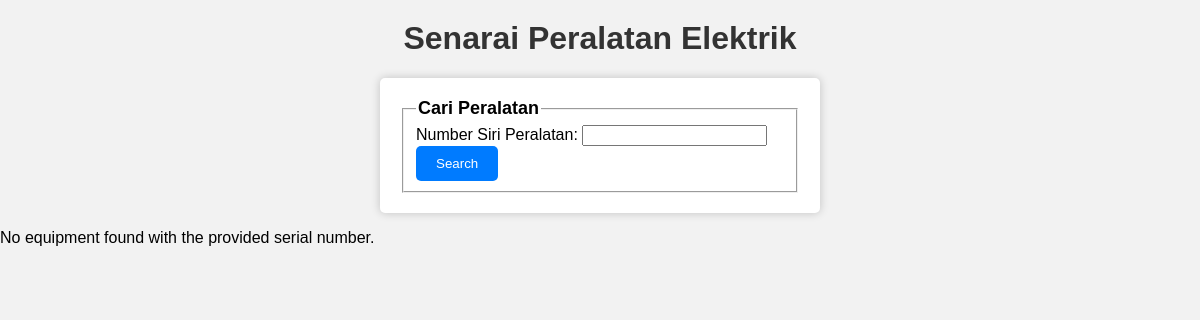
/admin/peralatan.php?nosiri=001, run on an earlier commit of the app's database.
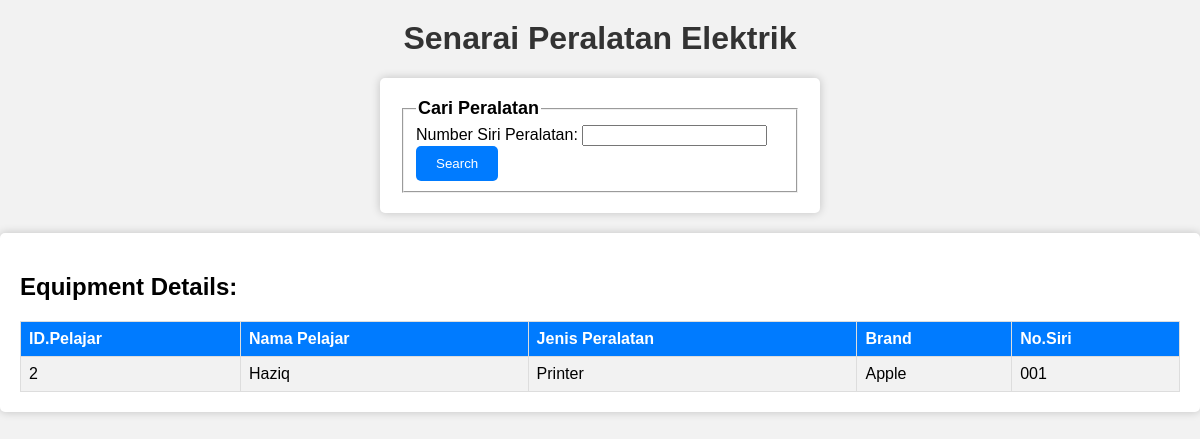
And on a later commit of the database.
### tables this page shows
CREATE TABLE `peralatan` (
  `idperalatan` int(11) NOT NULL,
  `pelajar` varchar(50) NOT NULL,
  `jenisperalatan` varchar(30) NOT NULL,
  `jenama` varchar(30) NOT NULL,
  `nosiri` varchar(100) NOT NULL
);

### admin/peralatan.php (the view, shortened to what this page needs)
<!DOCTYPE html>
<html lang="en">
<head>
</head>
<body>
    <h1 class="page-heading">Senarai Peralatan Elektrik</h1>
    <form action="peralatan.php" method="GET" class="search-form">
        <fieldset>
            <legend>Cari Peralatan</legend>
            <label for="nosiri">Number Siri Peralatan:</label>
            <input type="text" name="nosiri" id="nosiri" required>
            <button type="submit" class="button">Search</button>
        </fieldset>
    </form>
    <?php
    $host = 'localhost';
    $user = 'root';
    $pswd = '';
    $dbname = 'penperel';
    $conn = new mysqli($host, $user, $pswd, $dbname);
    if (isset($_GET['nosiri'])) {
        $nosiri = $_GET['nosiri'];
        $sql = "SELECT idperalatan, pelajar, jenisperalatan, jenama, nosiri
                    FROM peralatan
                    WHERE nosiri = '$nosiri'";
        $result = $conn->query($sql);
        if ($result->num_rows > 0) {
            echo "<div class='result-container'>";
            echo "<h2>Equipment Details:</h2>";
            echo "<table class='result-table'>";
            echo "<tr><th>ID.Pelajar</th><th>Nama Pelajar</th><th>Jenis Peralatan</th><th>Brand</th><th>No.Siri</th></tr>";
            while ($row = $result->fetch_object()) {
                echo "<tr>";
                echo "<td>" . $row->idperalatan . "</td>";
                echo "<td>" . $row->pelajar . "</td>";
                echo "<td>" . $row->jenisperalatan . "</td>";
                echo "<td>" . $row->jenama . "</td>";
                echo "<td>" . $row->nosiri . "</td>";
                echo "</tr>";
            }
            echo "</table>";
            echo "</div>";
        } else {
            echo "<p>No equipment found with the provided serial number.</p>";
        }
    }
    ?>
</body>
</html>

### admin/peralatan.php (style rules this page uses)
body { font-family: Arial, sans-serif; background-color: #f2f2f2; margin: 0; padding: 0; }
.page-heading { text-align: center; color: #333; margin-top: 20px; }
.search-form { max-width: 400px; margin: 0 auto; background-color: #fff; padding: 20px; border-radius: 5px; box-shadow: 0px 0px 10px rgba(0, 0, 0, 0.2); }
.search-form legend { font-weight: bold; font-size: 18px; }
.result-container { margin-top: 20px; padding: 20px; background-color: #fff; border-radius: 5px; box-shadow: 0px 0px 10px rgba(0, 0, 0, 0.2); }
.result-table { width: 100%; border-collapse: collapse; margin-top: 20px; }
.result-table th, .result-table td { border: 1px solid #ddd; padding: 8px; text-align: left; }
.result-table th { background-color: #007bff; color: #fff; }
.result-table tr:nth-child(even) { background-color: #f2f2f2; }
.button { background-color: #007bff; color: #fff; border: none; padding: 10px 20px; margin-right: 10px; border-radius: 5px; cursor: pointer; }

What changed in the data, as far as the page shows it:
added peralatan: idperalatan "2", pelajar "Haziq", jenisperalatan "Printer", jenama "Apple", nosiri "001"
Also different on the page:
text no longer shown: "No equipment found with the provided serial number."
text now shown: "Equipment Details: ID.Pelajar Nama Pelajar Jenis Peralatan Brand No.Siri"
